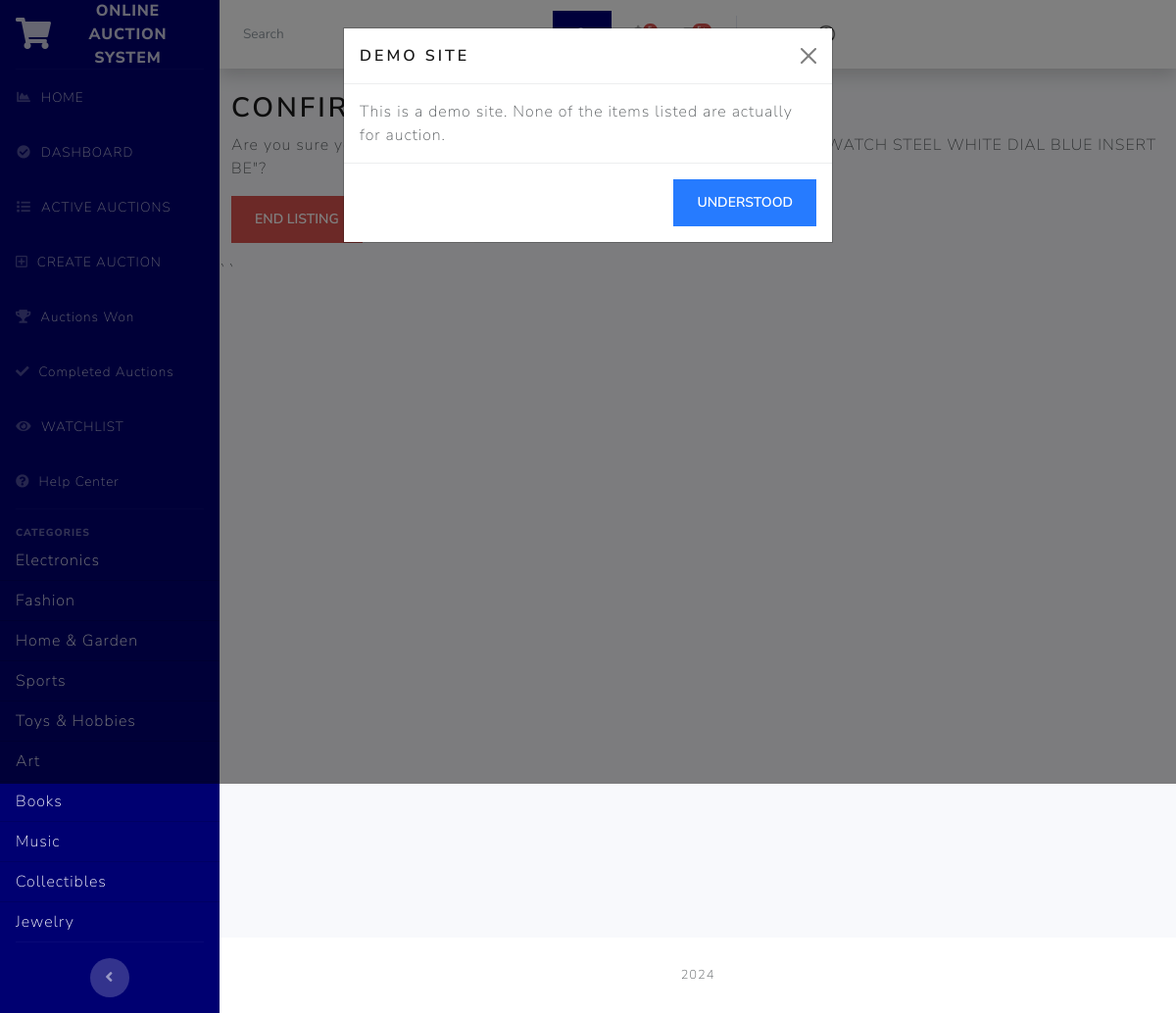
Screenshot of /listing/2/end/ (signed in) with the database file from the repository.
### auctions/models.py (models this page shows, shortened)
class Category(models.Model):
    name = models.CharField(max_length=100, unique=True)
    facebook_id = models.CharField(max_length=50, blank=True, null=True)
    google_id = models.CharField(max_length=50, blank=True, null=True)
    twitter_id = models.CharField(max_length=50, blank=True, null=True)
    class Meta:
        verbose_name_plural = "Categories"

class AuctionListing(models.Model):
    title = models.CharField(max_length=64)
    description = CKEditor5Field(config_name='extends')
    starting_bid = models.DecimalField(max_digits=10, decimal_places=2)
    current_price = models.DecimalField(max_digits=10, decimal_places=2)
    image_url = models.URLField(blank=True)
    main_image = models.ImageField(
        upload_to='auction_images/', blank=True, null=True)
    category = models.ForeignKey(
        'Category', on_delete=models.SET_NULL, null=True, blank=True)
    created_by = models.ForeignKey(
        User, on_delete=models.CASCADE, related_name="created_listings")
    created_at = models.DateTimeField(auto_now_add=True)
    is_active = models.BooleanField(default=True)
    end_date = models.DateTimeField(
        default=timezone.now() + timezone.timedelta(days=7))
    buy_it_now_price = models.DecimalField(
        max_digits=10, decimal_places=2, null=True, blank=True)
    payment_received = models.BooleanField(default=False)
    winner = models.ForeignKey(
        User, on_delete=models.SET_NULL, null=True, blank=True, related_name='won_auctions')

### auctions/views.py (the view)
# urls.py: path('listing/<int:listing_id>/end/', views.end_listing, name='end_listing'),
@login_required
def end_listing(request, listing_id):
    listing = get_object_or_404(AuctionListing, pk=listing_id)
    if request.user != listing.created_by:
        messages.error(request, "You don't have permission to end this listing.")
        return redirect('listing', listing_id=listing_id)
    if request.method == 'POST':
        listing.is_active = False
        listing.save()
        messages.success(request, f"The listing '{listing.title}' has been ended.")
        return redirect('index')  # or wherever you want to redirect after ending
    return render(request, 'auctions/confirm_end_listing.html', {'listing': listing})

### auctions/context_processors.py (called while the page is built)
def categories_processor(request):
    return {
        'sidebar_categories': Category.objects.all()
    }

def unread_messages(request):
    if request.user.is_authenticated:
        unread_count = Message.objects.filter(
            recipient=request.user, read=False).count()
        return {'unread_count': unread_count}
    return {'unread_count': 0}

def recent_activities(request):
    if request.user.is_authenticated:
        activities = get_recent_activities(request.user)
        return {'recent_activities': activities}
    return {'recent_activities': []}

### auctions/templates/auctions/confirm_end_listing.html (shortened to what this page needs)
{% extends "auctions/layout.html" %}
{% block body %}
<div class="container mt-4">
    <h2>Confirm End Listing</h2>
    <p>Are you sure you want to end the listing "{{ listing.title }}"?</p>
    <form method="post">
        <button type="submit" class="btn btn-danger">End Listing</button>
        <a href="{% url 'listing' listing.id %}" class="btn btn-secondary">Cancel</a>
    </form>
</div>
{% endblock %}

### auctions/templates/auctions/layout.html (shortened to what this page needs)
{% load static %}
<!DOCTYPE html>
<html lang="en">
  <head>
    <link
      href="https://cdnjs.cloudflare.com/ajax/libs/font-awesome/5.15.3/css/all.min.css"
      rel="stylesheet"
    />
    <link
      href="https://cdn.jsdelivr.net/npm/bootstrap-icons@1.5.0/font/bootstrap-icons.css"
      rel="stylesheet"
    />
    <link href='{% static "auctions/bootstrap.min.css" %}' rel="stylesheet" />
    <link href='{% static "auctions/styles.css" %}' rel="stylesheet" />
  </head>
  <body id="page-top">
    <div id="wrapper">
      <ul
        class="navbar-nav bg-primary sidebar sidebar-dark accordion"
        id="accordionSidebar"
        style="background: #000071 !important"
      >
        <a
          class="sidebar-brand d-flex align-items-center justify-content-center"
          href="{% url 'index' %}"
        >
          <div class="sidebar-brand-icon">
            <i class="fas fa-shopping-cart"></i>
          </div>
          <div class="sidebar-brand-text mx-3">Online Auction System</div>
        </a>
        <hr class="sidebar-divider my-0" />
        <li class="nav-item">
          <a class="nav-link" href="{% url 'index' %}">
            <i class="fas fa-fw fa-chart-area"></i>
            <span>HOME</span>
          </a>
        </li>
        <li class="nav-item">
          <a class="nav-link" href="{% url 'dashboard' %}">
            <i class="fas fa-fw fa-check-circle"></i>
            <span>DASHBOARD</span>
          </a>
        </li>
        <li class="nav-item">
          <a class="nav-link" href="{% url 'active_auctions_view' %}">
            <i class="fas fa-fw fa-list"></i>
            <span>ACTIVE AUCTIONS</span>
          </a>
        </li>
        <li class="nav-item">
          <a class="nav-link" href="{% url 'create_listing' %}">
            <i class="far fa-plus-square"></i>
            <span>CREATE AUCTION</span>
          </a>
        </li>
        <li class="nav-item">
          <a class="nav-link" href="{% url 'auctions_won' %}">
            <i class="fas fa-trophy"></i>
            <span>Auctions Won</span>
          </a>
        </li>
        <li class="nav-item">
          <a class="nav-link" href="{% url 'completed_auctions' %}">
            <i class="fas fa-check"></i>
            <span>Completed Auctions</span>
          </a>
        </li>
        {% if user.is_authenticated %}
        <li class="nav-item">
          <a class="nav-link" href="{% url 'watchlist' %}">
            <i class="fas fa-fw fa-eye"></i>
            <span>WATCHLIST</span>
          </a>
        </li>
        <li class="nav-item">
          <a class="nav-link" href="{% url 'help_center' %}">
            <i class="fas fa-question-circle"></i>
            <span>Help Center</span>
          </a>
        </li>
        {% endif %}
        <hr class="sidebar-divider" />
        {% block categories %}
        <div class="sidebar-heading">Categories</div>
        <div class="list-group list-group-flush">
          {% for category in sidebar_categories %}
          <a
            href="{% url 'category' category.name %}"
            class="list-group-item list-group-item-action bg-transparent text-light"
          >
            {{ category.name }}
          </a>
          {% endfor %}
        </div>
        {% endblock %}
        <hr class="sidebar-divider d-none d-md-block" />
        <div class="text-center d-none d-md-inline">
          <button class="rounded-circle border-0" id="sidebarToggle"></button>
        </div>
      </ul>
      <div id="content-wrapper" class="d-flex flex-column">
        <div id="content">
          <nav
            class="navbar navbar-expand navbar-light bg-white topbar mb-4 static-top shadow"
            style="display: flex"
          >
            <form
              class="d-none d-sm-inline-block form-inline mr-auto ml-md-3 my-2 my-md-0 mw-100 navbar-search"
            >
              <div class="input-group">
                <div class="input-group-append">
                  <button class="btn btn-primary" type="button">
                  </button>
                </div>
              </div>
            </form>
            <ul class="navbar-nav ml-auto">
              {% if user.is_authenticated %}
              <li class="nav-item dropdown no-arrow mx-1">
                <a
                  class="nav-link dropdown-toggle"
                  href="#"
                  id="alertsDropdown"
                  role="button"
                  data-bs-toggle="dropdown"
                  aria-haspopup="true"
                  aria-expanded="false"
                >
                  <span class="badge rounded-pill bg-danger badge-counter"
                    >{{ recent_activities|length }}</span
                  >
                </a>
              </li>
              <li class="nav-item dropdown no-arrow mx-1">
                <a
                  class="nav-link dropdown-toggle"
                  href="#"
                  id="messagesDropdown"
                  role="button"
                  data-bs-toggle="dropdown"
                  aria-haspopup="true"
                  aria-expanded="false"
                >
                  <span class="badge rounded-pill bg-danger badge-counter"
                    >5+</span
                  >
                </a>
              </li>
              <li class="nav-item dropdown no-arrow">
                <a
                  class="nav-link dropdown-toggle"
                  href='{% url "inbox" %}'
                  id="userDropdown"
                  role="button"
                  data-bs-toggle="dropdown"
                  aria-haspopup="true"
                  aria-expanded="false"
                >
                  <span class="mr-2 d-none d-lg-inline text-gray-600 small"
                    >{{ user.username }}</span
                  >
                </a>
              </li>
              {% endif%}
            </ul>
          </nav>
         {% block body %} {%endblock%}
          <div class="container-fluid px-4 py-2">
          </div>
          ``
        </div>
        <footer class="sticky-footer bg-white">
          <div class="container my-auto">
            <div class="copyright text-center my-auto">
              <span>  {% now "Y" %}</span>
            </div>
          </div>
        </footer>
      </div>
    </div>
    <div
      class="modal fade"
      id="demoModal"
      tabindex="-1"
      aria-labelledby="demoModalLabel"
      aria-hidden="true"
    >
      <div class="modal-dialog">
        <div class="modal-content">
          <div class="modal-header">
            <h5 class="modal-title" id="demoModalLabel">Demo Site</h5>
            <button
              type="button"
              class="btn-close"
              data-bs-dismiss="modal"
              aria-label="Close"
            ></button>
          </div>
          <div class="modal-body">
            This is a demo site. None of the items listed are actually for
            auction.
          </div>
          <div class="modal-footer">
            <button
              type="button"
              class="btn btn-primary"
              data-bs-dismiss="modal"
            >
              Understood
            </button>
          </div>
        </div>
      </div>
    </div>
  </body>
</html>

### static/auctions/styles.css (style rules this page uses)
html { position: relative; min-height: 100%; }
body { height: 100%; }
.dropdown.no-arrow .dropdown-toggle::after { display: none; }
.rounded-circle { border-radius: 50% !important; }
footer.sticky-footer { padding: 2rem 0; flex-shrink: 0; }
footer.sticky-footer .copyright { line-height: 1; font-size: 0.8rem; }
#wrapper { display: flex; }
#wrapper #content-wrapper { background-color: #f8f9fc; width: 100%; overflow-x: hidden; }
#wrapper #content-wrapper #content { flex: 1 0 auto; }
.sidebar { width: 6.5rem; min-height: 100vh; }
.sidebar .nav-item { position: relative; }
.sidebar .nav-item .nav-link { text-align: center; padding: 0.75rem 1rem; width: 6.5rem; }
.sidebar .nav-item .nav-link span { font-size: 0.65rem; display: block; }
.sidebar .nav-item .nav-link, .topbar .nav-item .nav-link { position: relative; }
.sidebar .nav-item .nav-link .badge-counter, .topbar .nav-item .nav-link .badge-counter { position: absolute; transform: scale(0.7); transform-origin: top right; right: 0.25rem; margin-top: -0.25rem; }
.sidebar #sidebarToggle { width: 2.5rem; height: 2.5rem; text-align: center; margin-bottom: 1rem; cursor: pointer; }
.sidebar #sidebarToggle::after { font-weight: 900; content: "\f104"; font-family: "Font Awesome 5 Free"; margin-right: 0.1rem; }
.sidebar .sidebar-brand { height: 4.375rem; text-decoration: none; font-size: 1rem; font-weight: 800; padding: 1.5rem 1rem; text-align: center; text-transform: uppercase; letter-spacing: 0.05rem; z-index: 1; }
.sidebar .sidebar-brand .sidebar-brand-icon i { font-size: 2rem; }
.sidebar .sidebar-brand .sidebar-brand-text { display: none; }
.sidebar hr.sidebar-divider { margin: 0 1rem 1rem; }
.sidebar .sidebar-heading { text-align: center; padding: 0 1rem; font-weight: 800; font-size: 0.65rem; }
.sidebar-dark .sidebar-brand { color: rgba(255, 255, 255, 0.8); }
.sidebar-dark hr.sidebar-divider { border-top: 1px solid rgba(255, 255, 255, 0.15); }
.sidebar-dark .sidebar-heading { color: rgba(255, 255, 255, 0.4); }
.sidebar-dark .nav-item .nav-link { color: rgba(255, 255, 255, 0.8); }
.sidebar-dark .nav-item .nav-link i { color: rgba(255, 255, 255, 0.3); }
.text-uppercase, .dropdown .dropdown-menu .dropdown-header, .sidebar .sidebar-heading { text-transform: uppercase !important; }
.sidebar-dark #sidebarToggle { background-color: rgba(255, 255, 255, 0.2); }
.sidebar-dark #sidebarToggle::after { color: rgba(255, 255, 255, 0.5); }
@media (min-width: 768px) { .sidebar { width: 14rem !important; } }
@media (min-width: 768px) { .sidebar .nav-item .nav-link { display: block; width: 100%; text-align: left; padding: 1rem; width: 14rem; } }
@media (min-width: 768px) { .sidebar .nav-item .nav-link i { font-size: 0.85rem; margin-right: 0.25rem; } }
@media (min-width: 768px) { .sidebar .nav-item .nav-link span { font-size: 0.85rem; display: inline; } }
@media (min-width: 768px) { .sidebar .sidebar-brand .sidebar-brand-icon i { font-size: 2rem; } }
@media (min-width: 768px) { .sidebar .sidebar-brand .sidebar-brand-text { display: inline; } }
@media (min-width: 768px) { .sidebar .sidebar-heading { text-align: left; } }
.navbar-expand { flex-flow: row nowrap; justify-content: flex-start; }
.navbar-expand .navbar-nav { flex-direction: row; }
.navbar-expand .navbar-nav .nav-link { padding-right: 0.5rem; padding-left: 0.5rem; }
.topbar { height: 4.375rem; }
.topbar .navbar-search { width: 25rem; }
.topbar .nav-item .nav-link { height: 4.375rem; display: flex; align-items: center; padding: 0 0.75rem; }
.topbar .dropdown { position: static; }
.bg-primary { background-color: #4e73df !important; }

### auctions/templates/auctions/layout.html (style rules this page uses)
#accordionSidebar { background-color: #172b4d; color: #007; !important; }
#accordionSidebar .nav-item .nav-link { color: #ff !important; }
.btn-primary { color: #fff; background-color: #267bff !important; border-color: #261919; }

### rows the page displays
Category: name "Electronics"
Category: name "Fashion"
Category: name "Home & Garden"
Category: name "Sports"
Category: name "Toys & Hobbies"
Category: name "Art"
Category: name "Books"
Category: name "Music"
Category: name "Collectibles"
Category: name "Jewelry"
AuctionListing: title "ROLEX SUBMARINER DATE MENS WATCH STEEL WHITE DIAL BLUE INSERT BE"
